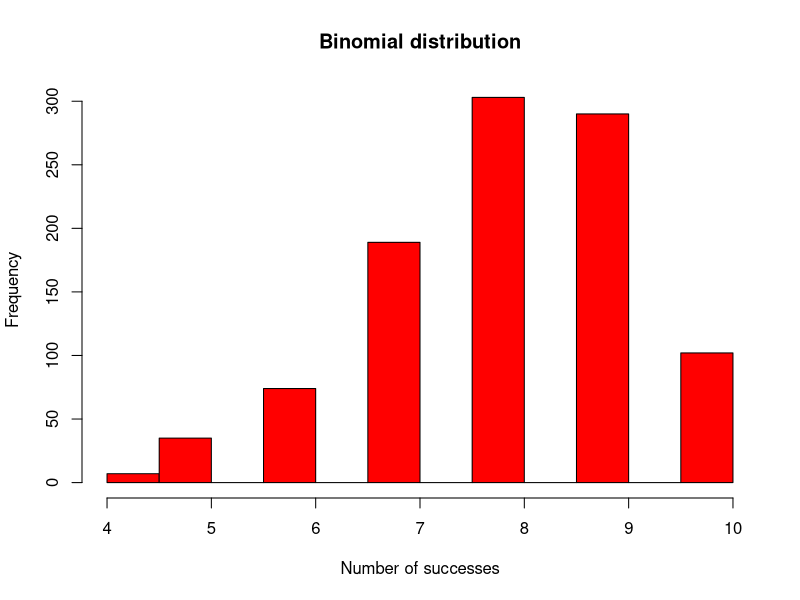
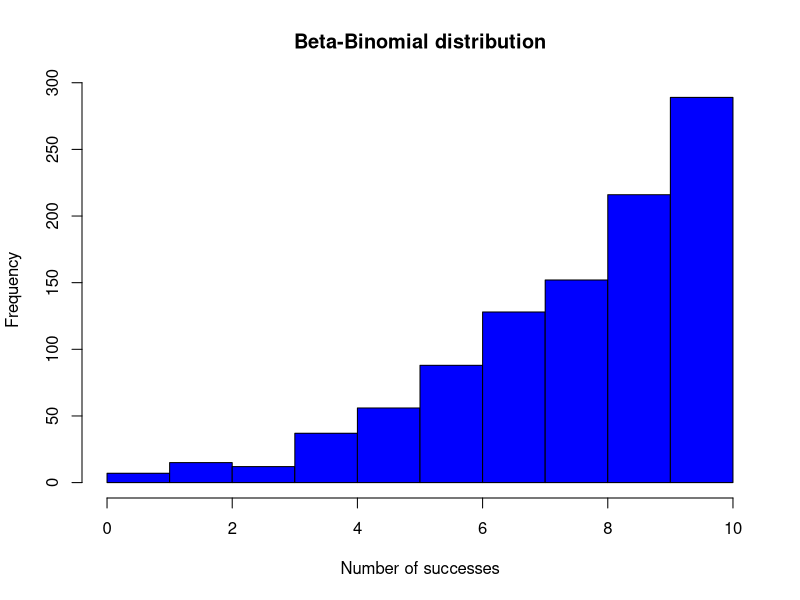

Write the R code that produced these figures, in order.
## ---- chunk 1
set.seed(310) #reproducibility

binom = rbinom(1000, 10, 0.8)
hist(binom, 
     main = "Binomial distribution",
     xlab = "Number of successes",
     col = "red")
## ---- chunk 2
p_i <- rbeta(1000, shape1 = 4, shape2 = 1)
## ---- chunk 3
y_i <- rbinom(1000, 10, p_i)
## ---- chunk 4
hist(y_i, 
     main = "Beta-Binomial distribution",
     xlab = "Number of successes",
     col = "blue")
## ---- chunk 5
mean(binom)
mean(y_i)
## ---- chunk 6
var(binom)
var(y_i)
